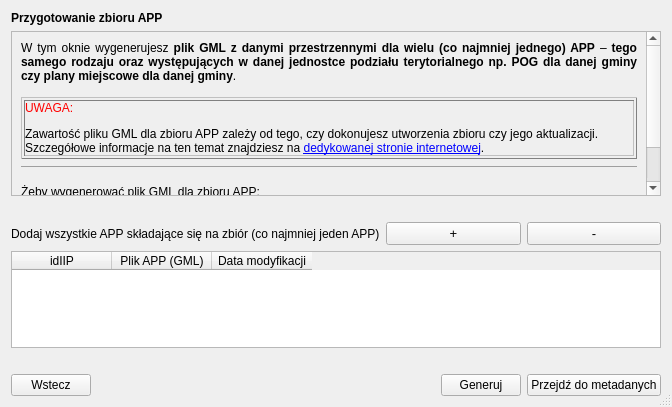
<?xml version="1.0" encoding="UTF-8"?>
<ui version="4.0">
 <class>Dialog</class>
 <widget class="QDialog" name="Dialog">
  <property name="enabled">
   <bool>true</bool>
  </property>
  <property name="geometry">
   <rect>
    <x>0</x>
    <y>0</y>
    <width>672</width>
    <height>407</height>
   </rect>
  </property>
  <property name="windowTitle">
   <string>Dialog</string>
  </property>
  <property name="sizeGripEnabled">
   <bool>true</bool>
  </property>
  <layout class="QGridLayout" name="gridLayout_3">
   <item row="0" column="0">
    <layout class="QVBoxLayout" name="verticalLayout">
     <item>
      <widget class="QLabel" name="title_lbl">
       <property name="font">
        <font>
         <weight>75</weight>
         <bold>true</bold>
        </font>
       </property>
       <property name="text">
        <string>Przygotowanie zbioru APP</string>
       </property>
       <property name="margin">
        <number>7</number>
       </property>
      </widget>
     </item>
     <item>
      <widget class="QScrollArea" name="instruction_scrollArea">
       <property name="sizePolicy">
        <sizepolicy hsizetype="Expanding" vsizetype="Preferred">
         <horstretch>0</horstretch>
         <verstretch>0</verstretch>
        </sizepolicy>
       </property>
       <property name="widgetResizable">
        <bool>true</bool>
       </property>
       <widget class="QWidget" name="scrollAreaWidgetContents">
        <property name="geometry">
         <rect>
          <x>0</x>
          <y>0</y>
          <width>633</width>
          <height>150</height>
         </rect>
        </property>
        <layout class="QGridLayout" name="gridLayout">
         <item row="1" column="0">
          <widget class="QLabel" name="instruction_lbl">
           <property name="sizeIncrement">
            <size>
             <width>0</width>
             <height>0</height>
            </size>
           </property>
           <property name="font">
            <font>
             <stylestrategy>PreferDefault</stylestrategy>
            </font>
           </property>
           <property name="text">
            <string>&lt;p&gt;W tym oknie wygenerujesz &lt;b&gt;plik GML z danymi przestrzennymi dla wielu (co najmniej jednego) APP&lt;/b&gt; &amp;ndash; &lt;b&gt;tego samego rodzaju oraz występujących w danej jednostce podziału terytorialnego np. POG dla danej gminy czy plany miejscowe dla danej gminy&lt;/b&gt;.&lt;br&gt;&lt;/p&gt;&lt;table style=&quot;border-collapse: collapse; width: 100%;&quot; border=&quot;1&quot;&gt;&lt;tbody&gt;&lt;tr&gt;&lt;td style=&quot;width: 100%;&quot;&gt;&lt;p&gt;&lt;span style=&quot;color: #ff0000;&quot;&gt;UWAGA: &lt;/span&gt;&lt;/p&gt;&lt;p&gt;Zawartość pliku GML dla zbioru APP zależy od tego, czy dokonujesz utworzenia zbioru czy jego aktualizacji. Szczeg&amp;oacute;łowe informacje na ten temat znajdziesz na &lt;a href=&quot;https://www.gov.pl/web/zagospodarowanieprzestrzenne/specyfikacja-danych&quot;&gt;dedykowanej stronie internetowej&lt;/a&gt;.&lt;/p&gt;&lt;/td&gt;&lt;/tr&gt;&lt;/tbody&gt;&lt;/table&gt;&lt;hr /&gt;&lt;p&gt;Żeby wygenerować plik GML dla zbioru APP:&lt;/p&gt;&lt;ol&gt;&lt;li&gt;Wczytaj do tabeli za pomocą przycisk&amp;oacute;w &lt;b&gt;&amp;bdquo;+&amp;rdquo;&lt;/b&gt; i &lt;b&gt;&amp;bdquo;&amp;ndash;&amp;rdquo; &lt;/b&gt;wszystkie pliki GML dla pojedynczych APP. Kliknij przycisk &lt;b&gt;Generuj&lt;/b&gt;, kt&amp;oacute;ry uruchomi wstępną walidację i umożliwi zapisanie pliku GML na dysku.&lt;/li&gt;&lt;/ol&gt;</string>
           </property>
           <property name="textFormat">
            <enum>Qt::AutoText</enum>
           </property>
           <property name="scaledContents">
            <bool>false</bool>
           </property>
           <property name="alignment">
            <set>Qt::AlignJustify|Qt::AlignVCenter</set>
           </property>
           <property name="wordWrap">
            <bool>true</bool>
           </property>
           <property name="textInteractionFlags">
            <set>Qt::LinksAccessibleByMouse</set>
           </property>
          </widget>
         </item>
        </layout>
       </widget>
      </widget>
     </item>
     <item>
      <widget class="QLabel" name="empty1_lbl">
       <property name="text">
        <string/>
       </property>
      </widget>
     </item>
     <item>
      <layout class="QHBoxLayout" name="horizontalLayout_3">
       <item>
        <widget class="QLabel" name="addApp_lbl">
         <property name="text">
          <string>Dodaj wszystkie APP składające się na zbiór (co najmniej jeden APP)</string>
         </property>
        </widget>
       </item>
       <item>
        <widget class="QPushButton" name="addElement_btn">
         <property name="font">
          <font>
           <pointsize>10</pointsize>
          </font>
         </property>
         <property name="text">
          <string>+</string>
         </property>
         <property name="autoDefault">
          <bool>false</bool>
         </property>
        </widget>
       </item>
       <item>
        <widget class="QPushButton" name="deleteElement_btn">
         <property name="font">
          <font>
           <pointsize>10</pointsize>
          </font>
         </property>
         <property name="text">
          <string>-</string>
         </property>
         <property name="autoDefault">
          <bool>false</bool>
         </property>
        </widget>
       </item>
      </layout>
     </item>
     <item>
      <widget class="QTableWidget" name="appTable_widget">
       <column>
        <property name="text">
         <string>idIIP</string>
        </property>
       </column>
       <column>
        <property name="text">
         <string>Plik APP (GML)</string>
        </property>
       </column>
       <column>
        <property name="text">
         <string>Data modyfikacji</string>
        </property>
       </column>
      </widget>
     </item>
     <item>
      <widget class="QLabel" name="empty2_lbl">
       <property name="sizePolicy">
        <sizepolicy hsizetype="Preferred" vsizetype="Preferred">
         <horstretch>0</horstretch>
         <verstretch>0</verstretch>
        </sizepolicy>
       </property>
       <property name="text">
        <string/>
       </property>
      </widget>
     </item>
     <item>
      <layout class="QHBoxLayout" name="horizontalLayout_2">
       <item>
        <widget class="QPushButton" name="prev_btn">
         <property name="enabled">
          <bool>true</bool>
         </property>
         <property name="text">
          <string>Wstecz</string>
         </property>
         <property name="autoDefault">
          <bool>false</bool>
         </property>
        </widget>
       </item>
       <item>
        <spacer name="horizontalSpacer">
         <property name="orientation">
          <enum>Qt::Horizontal</enum>
         </property>
         <property name="sizeHint" stdset="0">
          <size>
           <width>40</width>
           <height>20</height>
          </size>
         </property>
        </spacer>
       </item>
       <item>
        <widget class="QPushButton" name="validateAndGenerate_btn">
         <property name="text">
          <string>Generuj</string>
         </property>
         <property name="autoDefault">
          <bool>false</bool>
         </property>
        </widget>
       </item>
       <item>
        <widget class="QPushButton" name="next_btn">
         <property name="enabled">
          <bool>true</bool>
         </property>
         <property name="toolTip">
          <string>&lt;html&gt;&lt;head/&gt;&lt;body&gt;&lt;p&gt;Przycisk przeniesie do narzędzia &lt;span style=&quot; font-style:italic;&quot;&gt;Tworzenie / aktualizacja metadanych&lt;/span&gt;&lt;/p&gt;&lt;/body&gt;&lt;/html&gt;</string>
         </property>
         <property name="text">
          <string>Przejdź do metadanych</string>
         </property>
         <property name="autoDefault">
          <bool>false</bool>
         </property>
        </widget>
       </item>
      </layout>
     </item>
    </layout>
   </item>
  </layout>
 </widget>
 <resources/>
 <connections/>
</ui>
